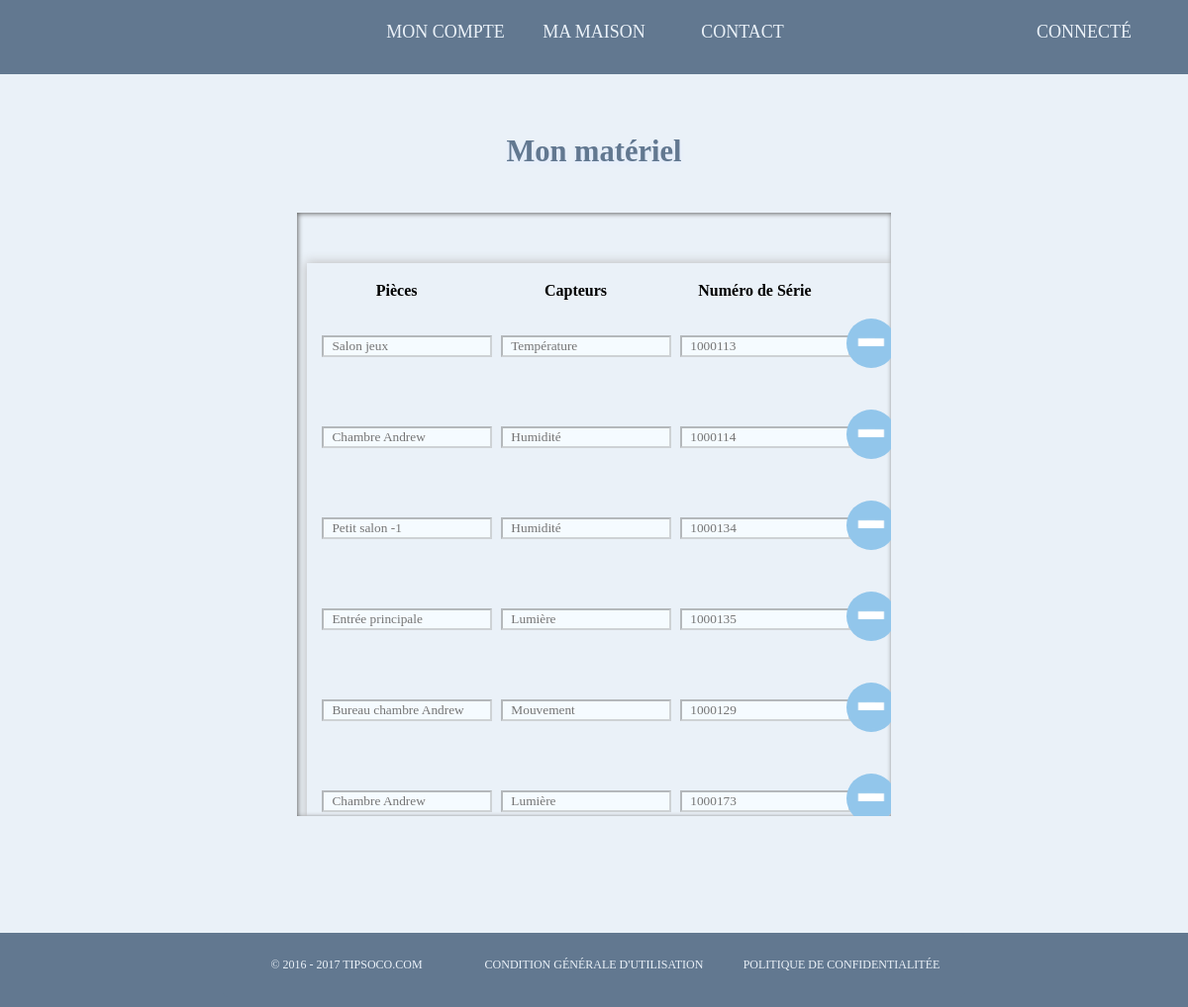
Before: /Vue/materiel.php (signed in) with the older database file.
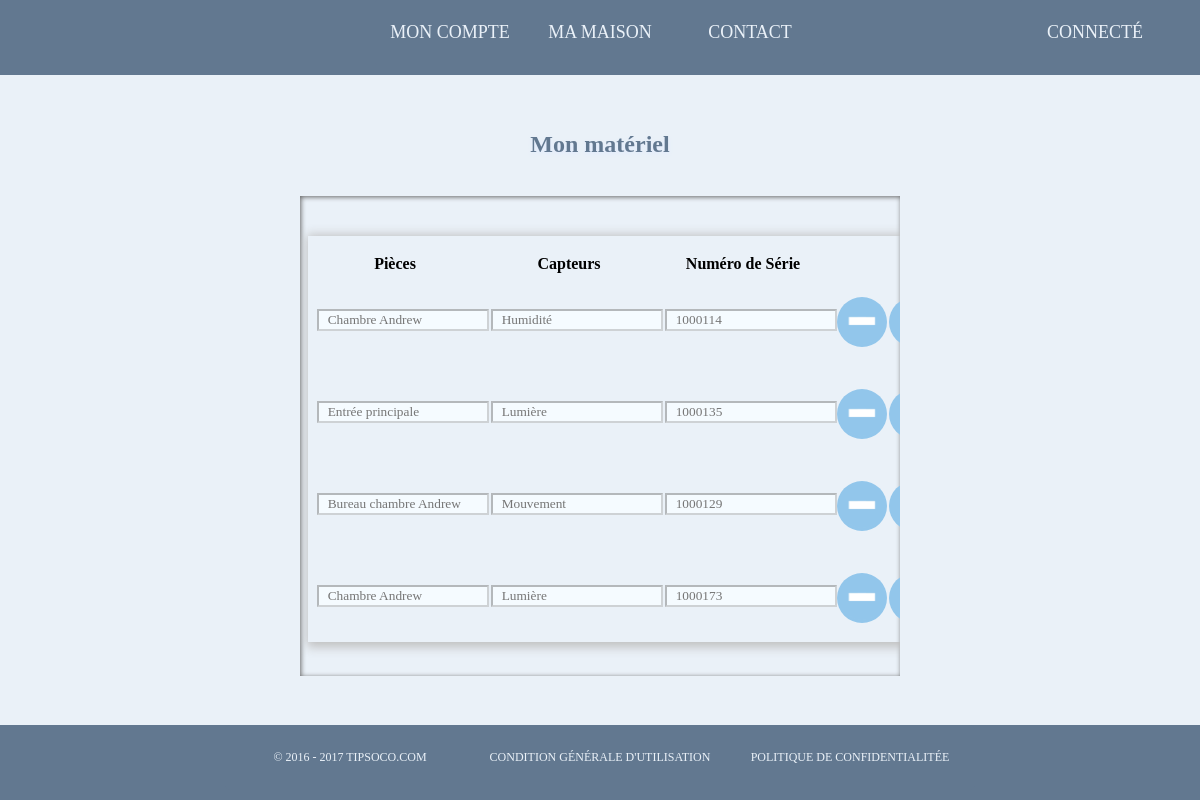
After: the same page with the newer database file.
### tables this page shows
CREATE TABLE `rooms` (
  `idroom` int(11) NOT NULL,
  `idc` int(11) NOT NULL,
  `roomname` varchar(255) NOT NULL,
  `type` varchar(255) NOT NULL,
  `idsens` int(11) NOT NULL,
  `iddom` int(11) NOT NULL
);

### Vue/materiel.php (the view, shortened to what this page needs)
<?php
require ("../Modele/connexion.php");
?>
<html>
<head>
	<link rel="stylesheet" type="text/css" href="../Styles/header_footer_for_connected_style.css">
    <link rel="stylesheet" type="text/css" href="../Styles/materiel.css">
</head>
	<body>
	    <div class="form" align="center">
	    	<br>
	    	<br>
			<h2 class="main-text">Mon matériel</h2>
			<br>
			<div class="eventlog">
							<table style="font-weight: bold; position: relative; top: 5vh; left: 1vh; text-align: center; border-collapse: collapse; border-spacing: 0;"class="main-table">
                                <tr>
                                    <td><br><label class="text-input" for="last-name" name="room">Pièces</label></td>
                                    <td><br><label class="text-input" for="last-name" name="capteur">Capteurs</label></td>
                                    <td><br><label class="text-input" for="last-name" name="capteur">Numéro de Série</label></td>
                                </tr>
                                <?php
                                $idc = $_SESSION['id'];
                                $reqroom = $bdd->prepare('SELECT * FROM rooms WHERE idc=?');
                                $reqroom->execute(array($idc));
                                $roomcount = $reqroom->rowCount();
                                if($roomcount != 0)
                                {
                                    while($fetch = $reqroom->fetch())
                                    {
                                        echo '<tr >';
                                            echo '<td><input class="input-log" type="text" name="sensor" value="" disabled placeholder="  '.$fetch['roomname'].'"</td>';
                                            $idsens = $fetch['idsens'];
                                            $reqsens = $bdd->prepare('SELECT sensortype FROM sensors WHERE idsens=?');
                                            $reqsens->execute(array($idsens));
                                            $reqserial = $bdd->prepare('SELECT sensorserial FROM sensors WHERE idsens=?');
                                            $reqserial->execute(array($idsens));
                                            $senscount = $reqsens->rowCount();
                                            $array = $reqsens->fetchAll(PDO::FETCH_COLUMN);
                                            $arrayserial = $reqserial->fetchAll(PDO::FETCH_COLUMN);
                                            for ($i = 0; $i <= $senscount-1; $i++)
                                            {
                                                echo '<td><input class="input-log" type="text" name="sensor" value="" disabled placeholder="  '.$array[$i].'"</td>';
                                                echo '<td><input class="input-log" type="text" name="sensor" value="" disabled placeholder="  '.$arrayserial[$i].'"</td>';
                                            }
                                           echo '<td><a class="links" href="delete-sens.php?id='.$fetch['idsens'].'"><img style="position: relative;cursor: pointer;border-width: 1px;height: 50px;width: 50px; top: 2.8vh;right: 25vh; margin-top: 40px;margin-left: 30px;border-radius: 100vh;" name="minus[]" src="../icon/minusbutton.png" id="minus"></a></td>';
                                           echo '<td><a class="links" href="sensor.php"><img style="position: relative;cursor: pointer;border-width: 1px;height: 50px;width: 50px;top: 2.8vh;right: 20vh;margin-top: 40px;border-radius: 100vh;" name="minus[]" src="../icon/plusbutton.png" id="minus"></a></td>';
                                        echo '</tr>';
                                        ?>
                                        <?php
                                    }
                                }
	                            else
	                            {
	                            	header("Location: sensor.php");
	                            }
                                ?>
                        	</table>
						</div>
			<br>
	</body>
</html>

Changed rows visible on the page:
removed rooms: sensor "Salon jeux", sensor "Température", sensor "1000113"
removed rooms: sensor "Petit salon -1", sensor "Humidité", sensor "1000134"
